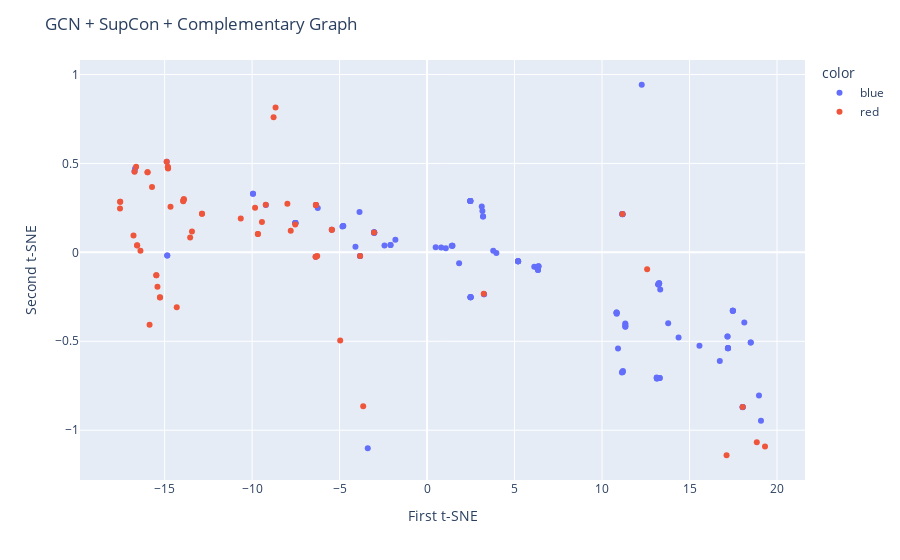

The code cell stored with this chart in its notebook:
### Code cell
fig = px.scatter(x=X_tsne[:, 0], y=X_tsne[:, 1], color=labels)
fig.update_layout(
    title="GCN + SupCon + Complementary Graph",
    xaxis_title="First t-SNE",
    yaxis_title="Second t-SNE",
)
fig.show()
